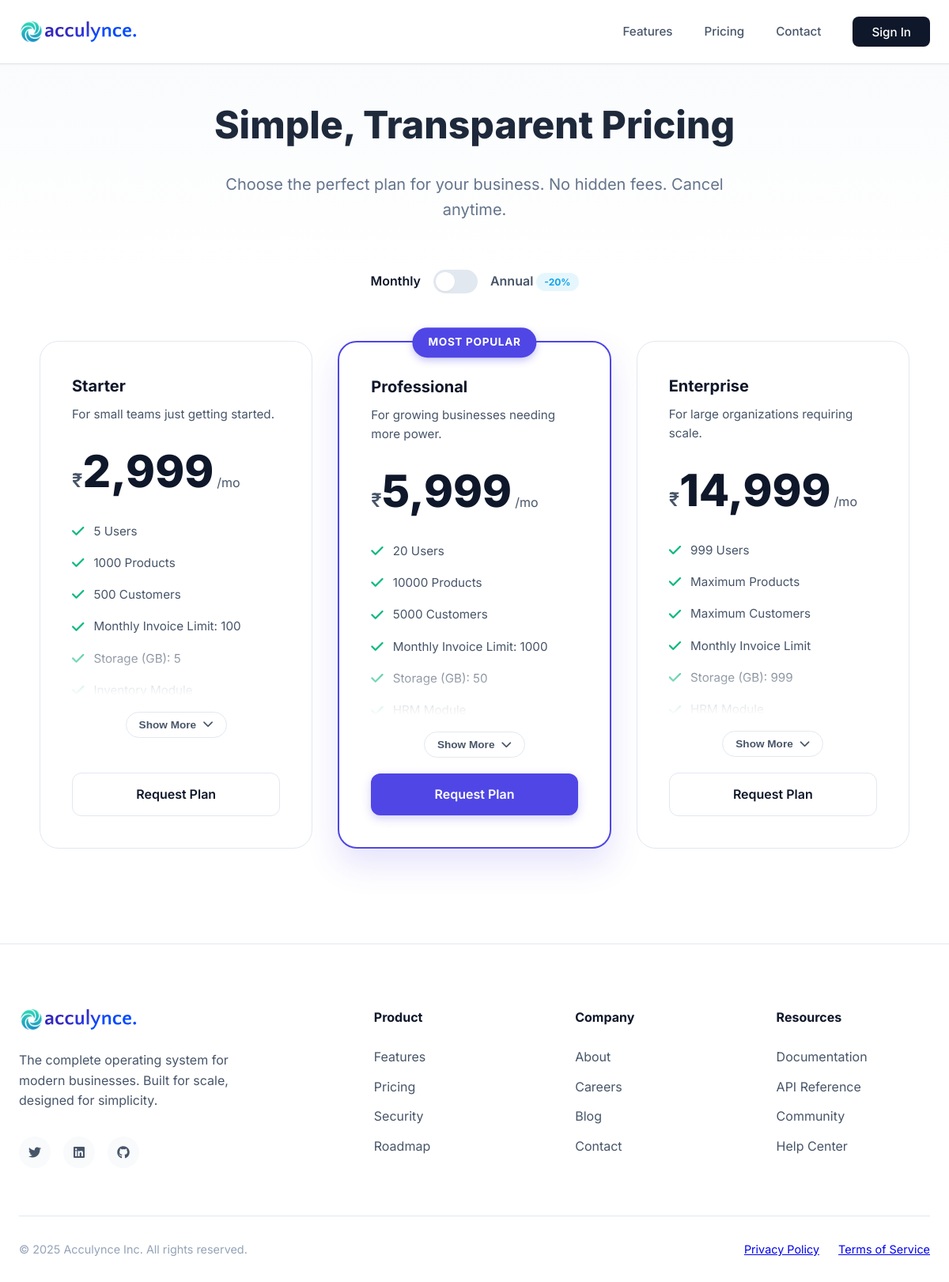
The app's page /public/pages/pricing.php with its own data.
### tables this page shows
CREATE TABLE `subscription_plans` (
  `id` int(11) NOT NULL,
  `plan_name` varchar(50) NOT NULL,
  `plan_code` varchar(20) NOT NULL,
  `monthly_price` decimal(10,2) NOT NULL,
  `annual_price` decimal(10,2) NOT NULL,
  `max_users` int(11) NOT NULL,
  `storage_gb` int(11) NOT NULL,
  `features` longtext DEFAULT NULL CHECK (json_valid(`features`)),
  `is_active` tinyint(1) DEFAULT 1,
  `display_order` int(11) DEFAULT 0,
  `created_at` timestamp NOT NULL DEFAULT current_timestamp()
);

### classes/Database.php (called while the page is built, shortened)
<?php
class Database {
    private static $instance = null;
    private $connection;
    private function __construct() {
        try {
            $this->connection = new PDO(
                "mysql:host=" . DB_HOST . ";dbname=" . DB_NAME . ";charset=utf8mb4",
                DB_USER,
                DB_PASS,
                [
                    PDO::ATTR_ERRMODE => PDO::ERRMODE_EXCEPTION,
                    PDO::ATTR_DEFAULT_FETCH_MODE => PDO::FETCH_ASSOC,
                    PDO::ATTR_EMULATE_PREPARES => false
                ]
            );
        } catch(PDOException $e) {
            die("Database connection failed: " . $e->getMessage());
        }
    }
    public static function getInstance() {
        if (self::$instance === null) {
            self::$instance = new self();
        }
        return self::$instance;
    }
    public function query($sql, $params = []) {
        try {
            $stmt = $this->connection->prepare($sql);
            $stmt->execute($params);
            return $stmt;
        } catch(PDOException $e) {
            error_log("Query error: " . $e->getMessage());
            throw $e;
        }
    }
    public function fetchAll($sql, $params = []) {
        return $this->query($sql, $params)->fetchAll();
    }
}

### classes/Subscription.php (called while the page is built, shortened)
<?php
require_once __DIR__ . '/Database.php';
class Subscription {
    private $db;
    public function __construct($companyId = null) {
        $this->db = Database::getInstance();
    }
    public function getPlans() {
        $plans = $this->db->fetchAll("SELECT * FROM subscription_plans WHERE is_active = 1 ORDER BY monthly_price ASC");
        foreach ($plans as &$plan) {
            $features = $this->db->fetchAll("
                SELECT f.feature_name, pf.limit_value
                FROM plan_features pf
                JOIN feature_definitions f ON pf.feature_code = f.feature_code
                WHERE pf.plan_id = ? AND pf.is_enabled = 1
                ORDER BY f.display_order ASC
            ", [$plan['id']]);
            $plan['features_list'] = [];
            foreach ($features as $f) {
                if ($f['limit_value'] !== null) {
                     $name = $f['feature_name'];
                     if (strpos($name, 'Maximum ') === 0) {
                         $cleanName = substr($name, 8);
                         $plan['features_list'][] = $f['limit_value'] . ' ' . $cleanName;
                     } else {
                         $plan['features_list'][] = $name . ': ' . $f['limit_value'];
                     }
                } else {
                    $plan['features_list'][] = $f['feature_name'];
                }
            }
        }
        return $plans;
    }
}

### public/pages/pricing.php (the view, shortened to what this page needs)
<?php
require_once '../../classes/Database.php';
require_once '../../classes/Subscription.php';
try {
    $subscription = new Subscription();
    $plans = $subscription->getPlans();
} catch (Exception $e) {
    $plans = [];
}
?>
<!DOCTYPE html>
<html lang="en">
<head>
    <link rel="stylesheet" href="https://cdnjs.cloudflare.com/ajax/libs/font-awesome/6.4.0/css/all.min.css">
    <link rel="stylesheet" href="../../public/assets/css/landing.css">
</head>
<body>
    <?php require_once '../../includes/public_header.php'; ?>
    <header class="page-header">
        <div class="container">
            <h1 class="page-title">Simple, Transparent Pricing</h1>
            <p class="page-subtitle">Choose the perfect plan for your business. No hidden fees. Cancel anytime.</p>
        </div>
    </header>
    <section class="pricing" style="padding-top: 0;">
        <div class="container">
             <div class="pricing-toggle">
                <span class="toggle-label active" id="monthlyLabel">Monthly</span>
                <div class="switch" id="billingToggle"></div>
                <span class="toggle-label" id="annualLabel">Annual <span class="discount-chip">-20%</span></span>
            </div>
            <div class="pricing-cards">
                <?php if (empty($plans)): ?>
                    <p class="text-center">No plans available at the moment.</p>
                <?php else: ?>
                    <?php foreach ($plans as $plan): ?>
                        <?php
                            $isPopular = $plan['plan_name'] === 'Professional';
                            $features = $plan['features_list'] ?? [];
                            $monthlyPrice = number_format($plan['monthly_price'], 0);
                            $annualPrice = number_format($plan['annual_price'] / 12, 0);
                        ?>
                        <div class="price-card <?php echo $isPopular ? 'popular' : ''; ?>">
                            <?php if ($isPopular): ?>
                                <div class="popular-badge">Most Popular</div>
                            <?php endif; ?>
                            <h3 class="plan-name"><?php echo htmlspecialchars($plan['plan_name']); ?></h3>
                            <p class="plan-desc">
                                <?php
                                    echo match($plan['plan_name']) {
                                        'Starter' => 'For small teams just getting started.',
                                        'Professional' => 'For growing businesses needing more power.',
                                        'Enterprise' => 'For large organizations requiring scale.',
                                        default => 'Comprehensive features for your business.'
                                    };
                                ?>
                            </p>
                            <div class="price">
                                <span class="currency">₹</span>
                                <span class="amount"
                                      data-monthly="<?php echo $monthlyPrice; ?>"
                                      data-annual="<?php echo $annualPrice; ?>">
                                    <?php echo $monthlyPrice; ?>
                                </span>
                                <span class="period">/mo</span>
                            </div>
                            <?php
                                $featureCount = count($features);
                                $needsCollapse = $featureCount > 6;
                            ?>
                            <div class="features-wrapper <?php echo $needsCollapse ? 'collapsed' : ''; ?>">
                                <ul class="features-list">
                                    <?php foreach ($features as $feature): ?>
                                        <li><i class="fas fa-check"></i> <?php echo htmlspecialchars($feature); ?></li>
                                    <?php endforeach; ?>
                                </ul>
                            </div>
                            <?php if ($needsCollapse): ?>
                                <button class="show-more-btn" onclick="toggleFeatures(this)">
                                    Show More <i class="fas fa-chevron-down"></i>
                                </button>
                            <?php endif; ?>
                            <a href="#" onclick="goToRequest('<?php echo htmlspecialchars($plan['plan_name']); ?>'); return false;" class="btn-plan <?php echo !$isPopular ? 'btn-outline' : ''; ?>">
                                Request Plan
                            </a>
                        </div>
                    <?php endforeach; ?>
                <?php endif; ?>
            </div>
        </div>
    </section>
    <?php require_once '../../includes/public_footer.php'; ?>
</body>
</html>

### includes/public_header.php (shortened to what this page needs)
<nav class="navbar">
    <div class="container">
        <a href="<?php echo BASE_URL; ?>public/landing.php" class="nav-brand">
            <img src="<?php echo BASE_URL; ?>public/assets/images/logo.svg" alt="Acculynce Systems"
                style="max-width: 150px; max-height: 60px; height: auto; mix-blend-mode: multiply;" />
        </a>
        <ul class="nav-menu" id="navMenu">
            <li><a href="<?php echo BASE_URL; ?>public/pages/features.php">Features</a></li>
            <li><a href="<?php echo BASE_URL; ?>public/pages/pricing.php">Pricing</a></li>
            <li><a href="<?php echo BASE_URL; ?>public/contact.php">Contact</a></li>
            <?php if (isset($_SESSION['user_id']) && !empty($_SESSION['user_id'])): ?>
                <li><a href="<?php echo BASE_URL; ?>modules/dashboard/index.php" class="btn-login">Go to Dashboard</a></li>
            <?php else: ?>
                <li><a href="<?php echo BASE_URL; ?>modules/auth/login.php" class="btn-login">Sign In</a></li>
            <?php endif; ?>
        </ul>
    </div>
</nav>

### includes/public_footer.php (shortened to what this page needs)
<footer class="footer">
    <div class="container">
        <div class="footer-grid">
            <div class="footer-col">
                <a href="#" class="nav-brand footer-brand">
                    <img src="<?php echo BASE_URL; ?>public/assets/images/logo.svg"
                        alt="Acculynce Systems"
                        style="max-width: 150px; max-height: 60px; height: auto; mix-blend-mode: multiply;" />
                </a>
                <p class="footer-desc">
                    The complete operating system for modern businesses. Built for scale, designed for simplicity.
                </p>
                <div class="social-links">
                    <a href="#" class="social-link"><i class="fab fa-twitter"></i></a>
                    <a href="#" class="social-link"><i class="fab fa-linkedin"></i></a>
                    <a href="#" class="social-link"><i class="fab fa-github"></i></a>
                </div>
            </div>
            <div class="footer-col">
                <h4>Product</h4>
                <ul class="footer-links">
                    <li><a href="<?php echo BASE_URL; ?>public/pages/features.php">Features</a></li>
                    <li><a href="<?php echo BASE_URL; ?>public/pages/pricing.php">Pricing</a></li>
                    <li><a href="<?php echo BASE_URL; ?>public/pages/security.php">Security</a></li>
                    <li><a href="<?php echo BASE_URL; ?>public/pages/roadmap.php">Roadmap</a></li>
                </ul>
            </div>
            <div class="footer-col">
                <h4>Company</h4>
                <ul class="footer-links">
                    <li><a href="<?php echo BASE_URL; ?>public/pages/about.php">About</a></li>
                    <li><a href="<?php echo BASE_URL; ?>public/pages/careers.php">Careers</a></li>
                    <li><a href="<?php echo BASE_URL; ?>public/pages/blog.php">Blog</a></li>
                    <li><a href="<?php echo BASE_URL; ?>public/contact.php">Contact</a></li>
                </ul>
            </div>
            <div class="footer-col">
                <h4>Resources</h4>
                <ul class="footer-links">
                    <li><a href="<?php echo BASE_URL; ?>public/pages/documentation.php">Documentation</a></li>
                    <li><a href="<?php echo BASE_URL; ?>public/pages/api-reference.php">API Reference</a></li>
                    <li><a href="<?php echo BASE_URL; ?>public/pages/community.php">Community</a></li>
                    <li><a href="<?php echo BASE_URL; ?>public/pages/help-center.php">Help Center</a></li>
                </ul>
            </div>
        </div>
        <div class="footer-bottom">
            <p>&copy; <span id="currentYear"></span> Acculynce Inc. All rights reserved.</p>
            <div class="legal-links">
                <a href="<?php echo BASE_URL; ?>public/pages/privacy-policy.php" style="margin-right: 20px;">Privacy Policy</a>
                <a href="<?php echo BASE_URL; ?>public/pages/terms-of-service.php">Terms of Service</a>
            </div>
        </div>
    </div>
</footer>

### public/pages/pricing.php (style rules this page uses)
.page-header { padding: 120px 0 60px; text-align: center; background: linear-gradient(180deg, #f8fafc 0%, #ffffff 100%); }
.page-title { font-size: 3rem; font-weight: 800; color: #1e293b; margin-bottom: 20px; }
.page-subtitle { font-size: 1.25rem; color: #64748b; max-width: 700px; margin: 0 auto; line-height: 1.6; }

### records on screen
subscription_plans: plan_name "Starter", plan_name "For small teams just getting started.", monthly_price "2,999", feature "5 Users", feature "1000 Products", feature "500 Customers", feature "Monthly Invoice Limit: 100", feature "Storage (GB): 5", feature "Inventory Module"
subscription_plans: shows "MOST POPULAR", plan_name "Professional", plan_name "For growing businesses needing more power.", monthly_price "5,999", feature "20 Users", feature "10000 Products", feature "5000 Customers", feature "Monthly Invoice Limit: 1000", feature "Storage (GB): 50", feature "HRM Module"
subscription_plans: plan_name "Enterprise", plan_name "For large organizations requiring scale.", monthly_price "14,999", feature "999 Users", feature "Maximum Products", feature "Maximum Customers", feature "Monthly Invoice Limit", feature "Storage (GB): 999", feature "HRM Module"
